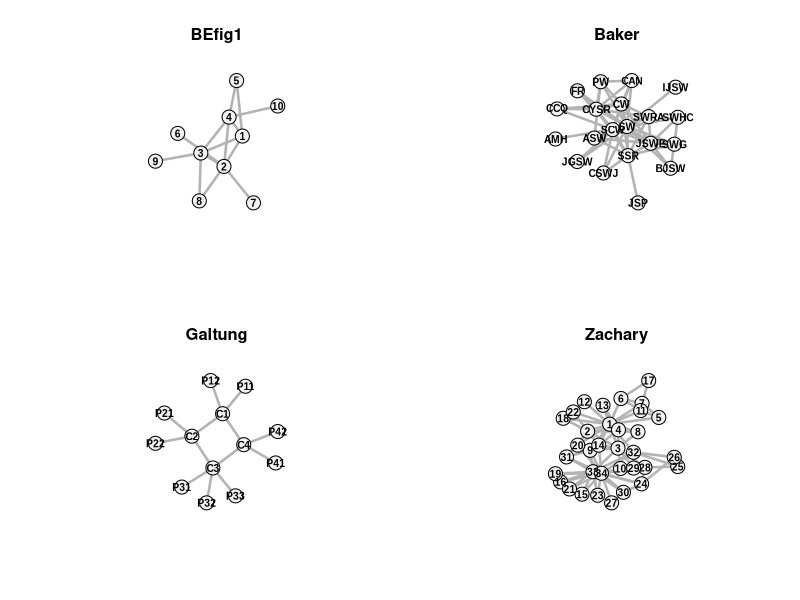
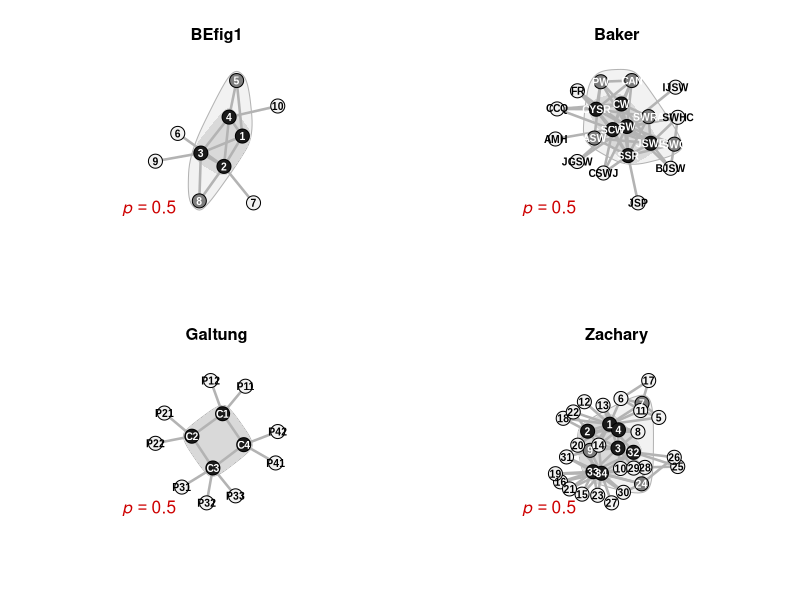

Source code (R) for these figures, in order:
################################################################################
## REVISING THE BORGATTI-EVERETT CORE-PERIPHERY MODEL
## (2) Analyses of SocNet results
## R script written by José Luis Estévez (University of Helsinki)
## Date: Aug 4th, 2024
################################################################################

# R PACKAGES REQUIRED
library(data.table);library(ggplot2);library(purrr);library(stringr);library(ggpubr);library(sna);library(igraph)

# CLEAN ENVIRONMENT
rm(list=ls())

# Set theme for plots
theme_set(theme_bw())

################################################################################

# DATA LOADING ----

# befig1, Baker, Galtung's and Zachary's networks
mtx <- list()
mtx$befig1 <- read.table('networks/befig1.txt',header=TRUE,sep='\t')
mtx$baker <- read.table('networks/baker.txt',header=TRUE,sep='\t')
mtx$galtung <- read.table('networks/galtung.txt',header=TRUE,sep='\t')
mtx$zachary <- read.table('networks/zachary.txt',header=TRUE,sep='\t')

# Remember to remove the first column (the column names), and assign column and row names
for(i in 1:length(mtx)){
  colnames(mtx[[i]])[-1] <- rownames(mtx[[i]]) <- toupper(mtx[[i]][,1]) # upper cases
  mtx[[i]] <- as.matrix(mtx[[i]][,-1]) # remove first column (which are row names)
  diag(mtx[[i]]) <- NA # remove the diagonal
}

# Socnet.se output
socnet <- data.table(read.table('socnet output.csv',header=TRUE,sep=','))
# core size
socnet[,coresize := str_count(socnet$partition,'0')]

################################################################################

# NETWORK VISUALIZATIONS ----
grphs <- lapply(mtx,graph_from_adjacency_matrix,mode='undirected') # turn into igraph objects

# layouts
set.seed(0708)
ltys <- lapply(grphs,layout_with_kk)

# Network names
ntwnames <- c('BEfig1','Baker','Galtung','Zachary')

# Visualization
par(mfrow=c(2,2))
for(i in 1:4){
  plot.igraph(grphs[[i]],
              vertex.color='grey95',vertex.size=23,vertex.frame.color='black',
              vertex.label.family = 'Arial',vertex.label.cex=.75,vertex.label.font=2,vertex.label.color='black',
              edge.color='grey70',edge.width=2.5,
              layout = ltys[[i]],
              main=ntwnames[i])
}

#############################

# Add core members (based on standard Borgatti-Everett method)
stpart <- socnet[pcore=='com' & intercategorical=='dnc',.(network,partition)]
# stpart <- socnet[pcore=='com' & intercategorical=='denuci' & d %in% c(0.3333,0.3846,0.25,0.2044),.(network,partition)]
#stpart <- socnet[pcore=='com' & intercategorical=='denmin' & d == 0,.(network,partition)]
coremembers <- list() 

for(i in 1:nrow(stpart)){
  ntwname <- stpart[i,]$network
  pttn <- stpart[i,]$partition # take the partition
  pttn <- gsub('(','',pttn,fixed=TRUE) # remove the parentheses
  pttn <- gsub(')','',pttn,fixed=TRUE) 
  pttn <- strsplit(pttn,split=';') # turn into vector
  core <- rownames(mtx[[i]])[pttn[[1]] == 0] # members of the core
  coremembers[[paste(ntwname)]] <- core
}

# Find periphery-periphery ties, if there are any
trnsf <- purrr::compose(as.data.table,as_edgelist) # turn into edgelist/data.table
edgelists <- lapply(grphs,trnsf)

for(i in 1:length(edgelists)){
  E(grphs[[i]])$periperi <- edgelists[[i]][,!(V1 %in% coremembers[[i]]) & 
                                             !(V2 %in% coremembers[[i]])]
}

# Goodness of fit values
gof <- socnet[pcore=='com' & intercategorical=='dnc',.(network,gof)]

# Visualization
tiff(filename="Fig2.tiff",
     width=25, height=25,units="cm", 
     compression="lzw",bg="white",res=1000
)
par(mfrow=c(2,2))
for(i in 1:4){
  plot.igraph(grphs[[i]],
              vertex.color=ifelse(V(grphs[[i]])$name %in% coremembers[[i]],'grey10','grey95'),
              vertex.size=23,vertex.frame.color='black',
              vertex.label.family = 'Arial',vertex.label.cex=.75,vertex.label.font=2,
              vertex.label.color=ifelse(V(grphs[[i]])$name %in% coremembers[[i]],'white','black'),
              edge.color='grey70',
              edge.width=2.5,
              layout = ltys[[i]],
              mark.groups = coremembers[i],mark.col='grey90',mark.border=NA,
              main=ntwnames[i])
  # add GOF
  text(x=-1.1, y=-1.1, labels=bquote(paste(italic(r),' = ',.(round(gof$gof[i],4)),sep='')), cex=1.25,col='red3')
}
dev.off()

################################################################################

# SOME NETWORK DESCRIPTIVES ----

# Combined function to obtained average degree
# Define the functions
func1 <- function(x) rowSums(x,na.rm=TRUE)
func2 <- function(x) mean(x)
# Combine the functions
combined_func <- function(x) {
  result1 <- func1(x)
  result2 <- func2(result1)
  return(result2)
}

desc <- data.table(network = names(grphs),
           nodes = unlist(lapply(grphs,vcount)),
           ties = unlist(lapply(grphs,ecount)),
           density = unlist(lapply(mtx,gden)),
           ave.degree = unlist(lapply(mtx,combined_func)),
           transitivity = unlist(lapply(mtx,gtrans,measure='weak')),
           diameter = unlist(lapply(grphs,diameter)))

desc
write.table(desc,'descriptives.csv',sep=',',row.names = FALSE)

################################################################################

# INTER-CATEGORICAL DENSITIES (OUTPUT) ----

# Let's see inter-categorical blocks' densities
# Since these are all undirected networks, we can just use one block
interblock <- mtx
for(i in 1:length(interblock)){
  members <- row.names(mtx[[i]]) %in% coremembers[[i]]
  interblock[[i]] <- interblock[[i]][members,!members]
}

# Inter-categorical densities
intercat <- data.table(ties = unlist(lapply(interblock,sum)), # ties
                       cells = unlist(lapply(interblock,length))) # possible ties
dobserved <- data.table(network = names(grphs),
                        doutput = round(intercat[,ties/cells],4)) # values used in socnet.se
dobserved

################################################################################

# INTER-CATEGORICAL DENSITY SEARCH ----
icds <- socnet[intercategorical %in% c('denuci','den','denmin') 
               & pcore == 'com'
               & as.character(d) %in% seq(0,1,by=0.05)]
icds[,network := factor(network,levels=c('befig1','baker','galtung','zachary'),
                        labels=c('BEfig1','Baker','Galtung','Zachary'))]
icds[,intercategorical := factor(intercategorical,levels = c('denuci','den','denmin'),
                                 labels=c("Standard method","Exact-density","Minimum-density"))]

dobserved[,network := factor(network,levels=c('befig1','baker','galtung','zachary'),
                        labels=c('BEfig1','Baker','Galtung','Zachary'))]

# Visualization
tiff(filename="Fig4.tiff",
     width=20, height=15,units="cm", 
     compression="lzw",bg="white",res=1000
)
ggplot(data=icds[solution == 1],aes(x=d,y=gof)) +
  #geom_bar(stat='identity',fill='grey90',color='grey50') + 
  geom_line(lty='solid',alpha=.5) + geom_point() + 
  geom_vline(data=dobserved,aes(xintercept = doutput),color='red3',lty='dashed') +
  geom_text(data=dobserved,aes(x=doutput-0.15,y=.2,label=doutput),color='red3',angle=90,vjust=1.5,size=3) +
  ylim(c(0.1,1)) +
  labs(x=expression(paste(italic(d),' (inter-categorical density)',sep='')),
       y=expression(paste(italic('r'),' (goodness-of-fit measure)',sep=''))) +
  facet_grid(intercategorical~network) 
dev.off()

################################################################################

# VISUALIZATION OF DISTORTING EFFECT ON BEFIG1 ----

be <- as.data.table(reshape2::melt(mtx$befig1))

# To identify the block of each pair.
be[,block := ifelse(Var1 %in% 1:4 & Var2 %in% 1:4,'Core',
                    ifelse(Var1 %in% 5:10 & Var2 %in% 5:10,'Periphery','Inter-categorical'))]

# Ideal pattern matrix (standard BE method)
be[,ideal1 := ifelse(block == 'Core',1,ifelse(block == 'Periphery',0,1/3))] # d = 1/3
be[,ideal2 := ifelse(ideal1 == 1/3,0.2833,ideal1)] # d = 0.2833
be[,ideal3 := ifelse(ideal1 == 1/3,0.3833,ideal1)] # d = 0.3833

# Ideal pattern matrix (using exact-density ideal blocks)
be[,ideal4 := value] # d = 0.2833
be[Var1 == 1 & Var2 == 5]$ideal4 <- be[Var1 == 5 & Var2 == 1]$ideal4 <- 0

be[,ideal5 := value] # d = 0.3833
be[Var1 == 1 & Var2 == 6]$ideal5 <- be[Var1 == 6 & Var2 == 1]$ideal5 <- 1

# Correlation tests
# Standard method
round(cor.test(be$value,be$ideal1)$estimate,4)
round(cor.test(be$value,be$ideal2)$estimate,4)
round(cor.test(be$value,be$ideal3)$estimate,4)
# Exact density
round(cor.test(be$value,be$value)$estimate,4)
round(cor.test(be$value,be$ideal4)$estimate,4)
round(cor.test(be$value,be$ideal5)$estimate,4)

# Visualization 
be33 <- ggplot(data=be,aes(x=value,y=ideal1)) +
  geom_smooth(method='lm',se=FALSE,color='grey20') +
  geom_jitter(aes(fill=block,shape=block),width = 0.025, height = 0.025,alpha=2/3) +
  annotate("text",x=.2,y=.9,label = parse(text = "italic(d) == 0.3333")) +
  annotate("text",x=.2,y=.8,label = parse(text = "italic(r) == 0.6686")) +  
  scale_shape_manual(values = c('Core'=24,'Inter-categorical'=23,'Periphery'=25)) +
  labs(x='',y='Ideal',fill='Block',shape='Block') 
be28 <- ggplot(data=be,aes(x=value,y=ideal2)) +
  geom_smooth(method='lm',se=FALSE,color='grey20') +
  geom_jitter(aes(fill=block,shape=block),width = 0.025, height = 0.025,alpha=2/3) +
  annotate("text",x=.2,y=.9,label = parse(text = "italic(d) == 0.2833")) +
  annotate("text",x=.2,y=.8,label = parse(text = "italic(r) == 0.6664")) +  
  scale_shape_manual(values = c('Core'=24,'Inter-categorical'=23,'Periphery'=25)) +
  labs(x='',y='Ideal',fill='Block',shape='Block')
be38 <- ggplot(data=be,aes(x=value,y=ideal3)) +
  geom_smooth(method='lm',se=FALSE,color='grey20') +
  geom_jitter(aes(fill=block,shape=block),width = 0.025, height = 0.025,alpha=2/3) +
  annotate("text",x=.2,y=.9,label = parse(text = "italic(d) == 0.3833")) +
  annotate("text",x=.2,y=.8,label = parse(text = "italic(r) == 0.6665")) +  
  scale_shape_manual(values = c('Core'=24,'Inter-categorical'=23,'Periphery'=25)) +
  labs(x='Observed',y='Ideal',fill='Block',shape='Block') 

edb1 <- ggplot(data=be,aes(x=value,y=value)) +
  geom_smooth(method='lm',se=FALSE,color='grey20') +
  geom_jitter(aes(fill=block,shape=block),width = 0.025, height = 0.025,alpha=2/3) +
  annotate("text",x=.2,y=.9,label = parse(text = "italic(d) == 0.3333")) +
  annotate("text",x=.2,y=.8,label = parse(text = "italic(r) == 1")) +  
  scale_shape_manual(values = c('Core'=24,'Inter-categorical'=23,'Periphery'=25)) +
  labs(x='',y='',fill='Block',shape='Block') 
edb2 <- ggplot(data=be,aes(x=value,y=ideal4)) +
  geom_smooth(method='lm',se=FALSE,color='grey20') +
  geom_jitter(aes(fill=block,shape=block),width = 0.025, height = 0.025,alpha=2/3) +
  annotate("text",x=.2,y=.9,label = parse(text = "italic(d) == 0.2833")) +
  annotate("text",x=.2,y=.8,label = parse(text = "italic(r) == 0.9484")) +  
  scale_shape_manual(values = c('Core'=24,'Inter-categorical'=23,'Periphery'=25)) +
  labs(x='',y='',fill='Block',shape='Block') 
edb3 <- ggplot(data=be,aes(x=value,y=ideal5)) +
  geom_smooth(method='lm',se=FALSE,color='grey20') +
  geom_jitter(aes(fill=block,shape=block),width = 0.025, height = 0.025,alpha=2/3) +
  annotate("text",x=.2,y=.9,label = parse(text = "italic(d) == 0.3833")) +
  annotate("text",x=.2,y=.8,label = parse(text = "italic(r) == 0.9504")) +  
  scale_shape_manual(values = c('Core'=24,'Inter-categorical'=23,'Periphery'=25)) +
  labs(x='Observed',y='',fill='Block',shape='Block')

# Visualization
tiff(filename="Fig3.tiff",
     width=14, height=21,units="cm", 
     compression="lzw",bg="white",res=1000
)
ggarrange(be33,edb1,be28,edb2,be38,edb3,
          nrow=3,ncol=2,labels=c('A','B','C','D','E','F'),common.legend = TRUE)
dev.off()

################################################################################

# P-CORE ----

# Let's see the effect of a smaller p-core value
forplot <- socnet[intercategorical %in% c('dnc','denmin')] 
forplot <- forplot[is.na(d) | (!is.na(d) & d == 0)]

forplot[pcore == 'com',pcore := 1] # A complete core equals 1
forplot[,network := factor(network,levels=c('befig1','baker','galtung','zachary'),
                           labels=c('BEfig1','Baker','Galtung','Zachary'))]
forplot[,intercategorical := factor(intercategorical,
                                    levels=c('dnc','denmin'),
                                    labels=c('italic(d)=="NA"','italic(d)==0'))]
forplot[,pcore := as.numeric(pcore)]
# Number of solutions
forplot <- forplot[,length(solution),by=.(network,size,intercategorical,pcore,gof,coresize)]

# Densities of the full networks (to show in figure)
ntwdens <- data.table(network = names(grphs),
                      density = unlist(lapply(grphs,edge_density)))
ntwdens[,network := factor(network,levels=c('befig1','baker','galtung','zachary'),
                           labels=c('BEfig1','Baker','Galtung','Zachary'))]

# Visualization
tiff(filename="Fig7.tiff",
     width=20, height=15,units="cm", 
     compression="lzw",bg="white",res=1000
)
ggplot(data=forplot) +
  geom_vline(data=ntwdens,aes(xintercept=density),linetype='dashed',color='orange3') +
  geom_rect(data=ntwdens,aes(xmin=density,xmax=0,ymin=0,ymax=1),fill='bisque1',color=NA,alpha=.5) +
  geom_text(data=ntwdens,aes(x=density,y=.5,label=paste("Network density:",round(density,3),sep=' ')),color='orange3',angle=90,vjust=1.5,size=3) +
  geom_point(aes(x=pcore,y=coresize/size),shape=21,color='black',fill='navyblue',size=3.5) +
  geom_text(aes(x=pcore,y=coresize/size,group=network,label=V1),color='white',size=2) +
  geom_line(aes(x=pcore,y=gof,group=network),color='red3',alpha=.5) +
  geom_point(aes(x=pcore,y=gof),shape=23,color='black',fill='red3',size=2.5) +
  scale_y_continuous(name=parse(text="italic(r[w])"),
                     sec.axis = sec_axis(~./1,name="Core members (proportion)")) +
  theme(axis.title.y.left=element_text(color="red3"),
        axis.title.y.right=element_text(color='navyblue')) +
  scale_x_reverse() + labs(x=expression(paste(italic(p),'-core value',sep=''))) +
  facet_grid(intercategorical~network,labeller=label_parsed) 
dev.off()

################################################################################

# Let's extend the core periphery solutions to add core members with p-cores values = 0.5
# Alternative cores 
altcores <- socnet[intercategorical == 'denmin' 
                   & pcore %in% c(0.5,0.6,0.7,0.8,0.9,'com')]
altcores <- altcores[is.na(d) | (!is.na(d) & d == 0)]

altcoremembers <- list() 

for(i in 1:nrow(altcores)){
  ntwname <- altcores[i,]$network
  pttn <- altcores[i,]$partition # take the partition
  pttn <- gsub('(','',pttn,fixed=TRUE) # remove the parentheses
  pttn <- gsub(')','',pttn,fixed=TRUE) 
  pttn <- strsplit(pttn,split=';') # turn into vector
  core <- rownames(mtx[[ntwname]])[pttn[[1]] == 0] # members of the core
  altcoremembers[[paste(ntwname,i)]] <- core
}

# Let's divide the information by network
pseudocores <- vector('list',4)
names(pseudocores) <- tolower(ntwnames)

for(i in 1:length(pseudocores)){
  ntwname <- names(pseudocores)[i]
  pseudocores[[i]] <- altcoremembers[startsWith(names(altcoremembers),ntwname)]
}

# Now we can obtain the unions and intersections
pseudocoresunion <- pseudocoresintersect <- pseudocores
for(i in 1:length(pseudocores)){
  pseudocoresunion[[i]] <- Reduce(union,pseudocores[[i]])
  pseudocoresintersect[[i]] <- Reduce(intersect,pseudocores[[i]])
}

# Visualization
par(mfrow=c(2,2))
for(i in 1:4){
  plot.igraph(grphs[[i]],
              vertex.color=ifelse(V(grphs[[i]])$name %in% pseudocoresintersect[[i]],'grey10',
                                  ifelse(V(grphs[[i]])$name %in% pseudocoresunion[[i]],'grey50','grey95')),
              vertex.size=23,vertex.frame.color='black',
              vertex.label.family = 'Arial',vertex.label.cex=.75,vertex.label.font=2,
              vertex.label.color=ifelse(V(grphs[[i]])$name %in% pseudocoresunion[[i]],'white','black'),
              edge.color='grey70',
              edge.width=2.5,
              layout = ltys[[i]],
              mark.groups = list(pseudocoresunion[[i]],pseudocoresintersect[[i]]),
              mark.col=c('gray95','grey85'),
              mark.border = c('grey70',NA),
              main=ntwnames[i])
  # add legend
  text(x=-1.1, y=-1.1, labels=bquote(italic(p) == 0.5), cex=1.25,col='red3')
}

################################################################################
